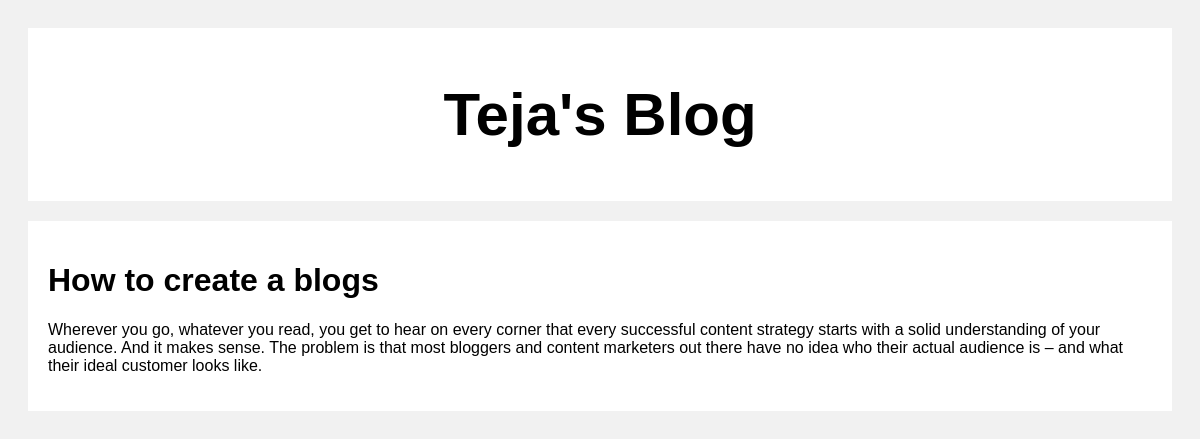
/post/1, run on the app's committed database.
### posts/models.py (models this page shows)
class Post(models.Model):
    title = models.CharField(max_length=100)
    body = models.CharField(max_length=1000000)

### posts/views.py (the view)
# urls.py: path('post/<str:pk>',views.post,name="post"),
def post(request,pk):
    posts = Post.objects.get(id=pk)
    return render (request,'posts.html',{'posts':posts})

### templates/posts.html (shortened to what this page needs)
<!DOCTYPE html>
<html>
<head>
</head>
<body>
<div class="header">
  <h2>Teja's Blog</h2>
</div>
<div class="row">
  <div class="leftcolumn">
    <div class="card">
        <h1>{{posts.title}}</h1>
        <p>{{posts.body}}</p>
    </div>
  </div>
</div>
</body>
</html>

### templates/posts.html (style rules this page uses)
* { box-sizing: border-box; }
body { font-family: Arial; padding: 20px; background: #f1f1f1; }
.header { padding: 2px; font-size: 40px; text-align: center; background: white; }
.leftcolumn { float: left; width: 100%; }
.card { background-color: white; padding: 20px; margin-top: 20px; }
.row:after { content: ""; display: table; clear: both; }

### data on the page
Post: title "How to create a blogs", body "Wherever you go, whatever you read, you get to hear on every corner that every successful content strategy starts with a solid understanding of your audience. And it makes sense. The problem is that most bloggers and content marketers out there have no idea who their actual audience is – and what their ideal customer looks like."
